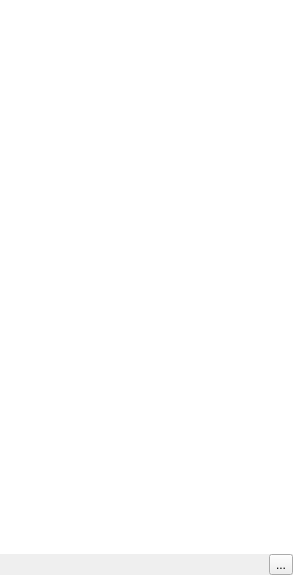
<?xml version="1.0" encoding="UTF-8"?>
<ui version="4.0">
 <class>FolderAsWorkspaceDock</class>
 <widget class="QDockWidget" name="FolderAsWorkspaceDock">
  <property name="geometry">
   <rect>
    <x>0</x>
    <y>0</y>
    <width>293</width>
    <height>575</height>
   </rect>
  </property>
  <property name="windowTitle">
   <string>Folder as Workspace</string>
  </property>
  <widget class="QWidget" name="dockWidgetContents">
   <layout class="QVBoxLayout" name="verticalLayout">
    <property name="spacing">
     <number>0</number>
    </property>
    <property name="leftMargin">
     <number>0</number>
    </property>
    <property name="topMargin">
     <number>0</number>
    </property>
    <property name="rightMargin">
     <number>0</number>
    </property>
    <property name="bottomMargin">
     <number>0</number>
    </property>
    <item>
     <widget class="QTreeView" name="treeView">
      <property name="frameShape">
       <enum>QFrame::NoFrame</enum>
      </property>
      <property name="indentation">
       <number>15</number>
      </property>
      <property name="rootIsDecorated">
       <bool>true</bool>
      </property>
      <property name="uniformRowHeights">
       <bool>true</bool>
      </property>
      <property name="sortingEnabled">
       <bool>true</bool>
      </property>
      <property name="animated">
       <bool>false</bool>
      </property>
      <property name="allColumnsShowFocus">
       <bool>true</bool>
      </property>
      <attribute name="headerVisible">
       <bool>true</bool>
      </attribute>
      <attribute name="headerShowSortIndicator" stdset="0">
       <bool>true</bool>
      </attribute>
      <attribute name="headerStretchLastSection">
       <bool>false</bool>
      </attribute>
     </widget>
    </item>
    <item>
     <layout class="QHBoxLayout" name="horizontalLayout">
      <property name="spacing">
       <number>0</number>
      </property>
      <item>
       <spacer name="horizontalSpacer">
        <property name="orientation">
         <enum>Qt::Horizontal</enum>
        </property>
        <property name="sizeHint" stdset="0">
         <size>
          <width>40</width>
          <height>20</height>
         </size>
        </property>
       </spacer>
      </item>
      <item>
       <widget class="QToolButton" name="toolButton">
        <property name="text">
         <string>...</string>
        </property>
        <property name="icon">
         <iconset resource="../resources.qrc">
          <normaloff>:/icons/cog.png</normaloff>:/icons/cog.png</iconset>
        </property>
        <property name="arrowType">
         <enum>Qt::NoArrow</enum>
        </property>
       </widget>
      </item>
     </layout>
    </item>
   </layout>
  </widget>
  <action name="actionShowSize">
   <property name="checkable">
    <bool>true</bool>
   </property>
   <property name="text">
    <string>Size</string>
   </property>
   <property name="menuRole">
    <enum>QAction::NoRole</enum>
   </property>
  </action>
  <action name="actionShowType">
   <property name="checkable">
    <bool>true</bool>
   </property>
   <property name="text">
    <string>Type</string>
   </property>
   <property name="menuRole">
    <enum>QAction::NoRole</enum>
   </property>
  </action>
  <action name="actionShowDateModified">
   <property name="checkable">
    <bool>true</bool>
   </property>
   <property name="text">
    <string>Date Modified</string>
   </property>
   <property name="menuRole">
    <enum>QAction::NoRole</enum>
   </property>
  </action>
 </widget>
 <resources>
  <include location="../resources.qrc"/>
 </resources>
 <connections/>
</ui>
